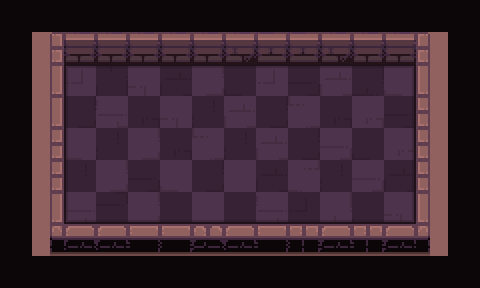

Rendered tile map (Tiled .tmx) drawn with the repository's tilesets; below, a short description and the full map source, tile grids included:
An orthogonal 15x9 tile map with 32x32 px tiles, 4 tile layers (path, types, ground, floor_shadow), 1 hidden layer not drawn and 9 objects (4x bonfire, 4x hero, frame).

<map version="1.2" tiledversion="2019.03.13" orientation="orthogonal" renderorder="right-down" width="15" height="9" tilewidth="32" tileheight="32" infinite="0" nextlayerid="138" nextobjectid="26">
 <tileset firstgid="1" name="tileset" tilewidth="32" tileheight="32" spacing="2" margin="1" tilecount="200" columns="10">
  <image source="tileset.png" trans="000000" width="340" height="680" />
  <terraintypes>
   <terrain name="floor" tile="79" />
   <terrain name="wall" tile="69" />
   <terrain name="hole" tile="78" />
   <terrain name="infected" tile="77" />
  </terraintypes>
 </tileset>
 <layer id="133" name="checkers" width="15" height="9" visible="0">
  <data encoding="csv">
69,0,69,0,69,0,69,0,69,0,69,0,69,0,69,
0,69,0,69,0,69,0,69,0,69,0,69,0,69,0,
69,0,69,0,69,0,69,0,69,0,69,0,69,0,69,
0,69,0,69,0,69,0,69,0,69,0,69,0,69,0,
69,0,69,0,69,0,69,0,69,0,69,0,69,0,69,
0,69,0,69,0,69,0,69,0,69,0,69,0,69,0,
69,0,69,0,69,0,69,0,69,0,69,0,69,0,69,
0,69,0,69,0,69,0,69,0,69,0,69,0,69,0,
69,0,69,0,69,0,69,0,69,0,69,0,69,0,69
</data>
 </layer>
 <layer id="134" name="path" width="15" height="9">
  <data encoding="csv">
0,0,0,0,0,0,0,0,0,0,0,0,0,0,0,
0,0,0,0,0,0,0,0,0,0,0,0,0,0,0,
0,0,80,80,80,80,80,80,80,80,80,80,80,0,0,
0,0,80,80,80,80,80,80,80,80,80,80,80,0,0,
0,0,80,80,80,80,80,80,80,80,80,80,80,0,0,
0,0,80,80,80,80,80,80,80,80,80,80,80,0,0,
0,0,80,80,80,80,80,80,80,80,80,80,80,0,0,
0,0,0,0,0,0,0,0,0,0,0,0,0,0,0,
0,0,0,0,0,0,0,0,0,0,0,0,0,0,0
</data>
 </layer>
 <objectgroup id="14" name="camera">
  <object id="12" name="frame" type="frame" x="50.056" y="30.771" width="381.693" height="208.837" />
 </objectgroup>
 <objectgroup id="2" name="objects">
  <object id="13" name="bonfire" type="bonfire" x="336.773" y="81.83">
   <point />
  </object>
  <object id="25" name="bonfire" type="bonfire" x="269.773" y="81.83">
   <point />
  </object>
  <object id="11" name="bonfire" type="bonfire" x="206.972" y="81.459">
   <point />
  </object>
  <object id="15" name="bonfire" type="bonfire" x="144.601" y="79.981">
   <point />
  </object>
  <object id="17" name="hero" type="hero" x="143.19" y="148.601">
   <properties>
    <property name="initialDirection" value="n" />
   </properties>
   <point />
  </object>
  <object id="23" name="hero" type="hero" x="209.79" y="148.685">
   <properties>
    <property name="initialDirection" value="n" />
   </properties>
   <point />
  </object>
  <object id="16" name="hero" type="hero" x="273.305" y="149.633">
   <properties>
    <property name="initialDirection" value="n" />
   </properties>
   <point />
  </object>
  <object id="24" name="hero" type="hero" x="336.342" y="149.466">
   <properties>
    <property name="initialDirection" value="n" />
   </properties>
   <point />
  </object>
 </objectgroup>
 <layer id="135" name="types" width="15" height="9">
  <data encoding="csv">
79,79,79,79,79,79,79,79,79,79,79,79,79,79,79,
79,70,70,70,70,70,70,70,70,70,70,70,70,70,79,
79,70,80,80,80,80,80,80,80,80,80,80,80,70,79,
79,70,80,80,80,80,80,80,80,80,80,80,80,70,79,
79,70,80,80,80,80,80,80,80,80,80,80,80,70,79,
79,70,80,80,80,80,80,80,80,80,80,80,80,70,79,
79,70,80,80,80,80,80,80,80,80,80,80,80,70,79,
79,70,70,70,70,70,70,70,70,70,70,70,70,70,79,
79,79,79,79,79,79,79,79,79,79,79,79,79,79,79
</data>
 </layer>
 <layer id="136" name="ground" width="15" height="9">
  <data encoding="csv">
0,0,0,0,0,0,0,0,0,0,0,0,0,0,0,
0,1,2,2,5,2,2,4,3,3,4,2,2,6,0,
0,11,151,29,144,39,131,20,151,9,153,8,134,16,0,
0,11,17,152,27,144,40,153,17,124,27,141,9,26,0,
0,21,134,40,131,27,124,40,153,17,123,20,141,26,0,
0,21,40,131,9,134,17,133,39,121,40,123,39,26,0,
0,31,152,28,131,19,133,19,152,37,122,20,144,36,0,
0,41,42,42,52,52,43,42,52,53,42,53,45,46,0,
0,0,0,0,0,0,0,0,0,0,0,0,0,0,0
</data>
 </layer>
 <layer id="137" name="floor_shadow" width="15" height="9">
  <data encoding="csv">
0,0,0,0,0,0,0,0,0,0,0,0,0,0,0,
0,0,0,0,0,0,0,0,0,0,0,0,0,0,0,
0,0,12,13,13,13,13,13,13,13,13,13,15,0,0,
0,0,22,0,0,0,0,0,0,0,0,0,25,0,0,
0,0,22,0,0,0,0,0,0,0,0,0,25,0,0,
0,0,22,0,0,0,0,0,0,0,0,0,25,0,0,
0,0,32,33,33,33,33,33,33,33,33,33,35,0,0,
0,0,0,0,0,0,0,0,0,0,0,0,0,0,0,
0,0,0,0,0,0,0,0,0,0,0,0,0,0,0
</data>
 </layer>
</map>
